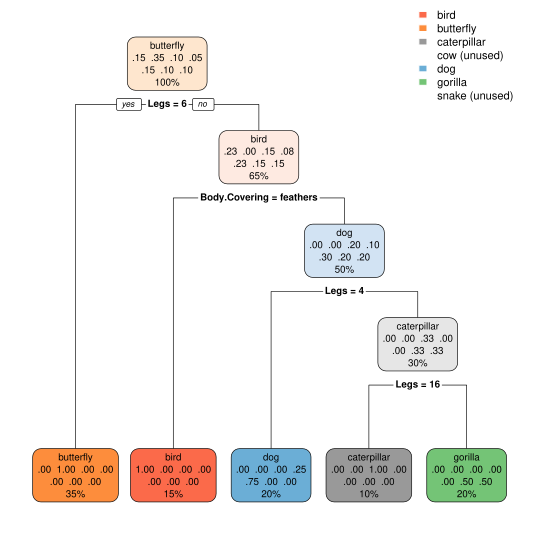

Recreate this plot in R.
#import dataset
animals_training <- read_csv("C:/Users/whitl/OneDrive/Desktop/DSCI508 Machine Learning/Week 5/animals-training.csv")
View(animals_training)

# Creating the data frame (data was having a rough time working when loaded ¯\_(ツ)_/¯ )
data <- data.frame(
  Legs = c(0, 0, 2, 2, 2, 2, 2, 4, 4, 4, 4, 6, 6, 6, 6, 6, 6, 6, 16, 16),
  Body.Covering = c(
    "scales", "scales", "feathers", "feathers", "feathers", "furry", "furry",
    "furry", "furry", "furry", "hide", "scales", "scales", "scales", "scales",
    "scales", "scales", "scales", "furry", "furry"
  ),
  Animal = c(
    "snake", "snake", "bird", "bird", "bird", "gorilla", "gorilla", "dog", "dog",
    "dog", "cow", "butterfly", "butterfly", "butterfly", "butterfly", "butterfly",
    "butterfly", "butterfly", "caterpillar", "caterpillar"
  )
)


# Split data into train and test
set.seed (85)
library(caret) 

index <- createDataPartition(y = data$Animal,
                             p = .7,
                             list = FALSE)

animals_training.train <- data[index,] 
animals_training.test <- data[-index,]

# Fit a decision tree

library(rpart)
library(rpart.plot)
set.seed(85)

# Convert columns to factors
data$Legs <- as.factor(data$Legs)
data$Body.Covering <- as.factor(data$Body.Covering)
data$Animal <- as.factor(data$Animal)

# Create the formula for the decision tree
target <- "Animal"
features <- c("Legs", "Body.Covering")
dtree.f <- as.formula(paste(target, paste(features, collapse = "+"), sep = "~"))

# Fit the decision tree using the rpart function
dtree <- rpart(dtree.f, data = data, method = "class",
               control = rpart.control(minsplit = 5, cp = 0.01, maxdepth = 5))

# Plot the decision tree
library(rpart.plot)
rpart.plot(dtree)

# Calculate entropy of a vector of class labels
calculate_entropy <- function(labels) {
  class_counts <- table(labels)
  total_samples <- length(labels)
  probabilities <- class_counts / total_samples
  
  # Handle cases where the probabilities are zero
  probabilities[is.nan(probabilities)] <- 0
  
  # Check if there is only one unique class
  if (length(unique(labels)) == 1) {
    entropy <- 0
  } else {
    entropy <- -sum(probabilities * log2(probabilities))
  }
  
  return(entropy)
}

# Calculate entropy for the "Animal" column
entropy_animal <- calculate_entropy(data$Animal)
print("Entropy of the 'Animal' column:")
print(entropy_animal)



# Calculate Gini impurity of a vector of class labels
calculate_gini_impurity <- function(labels) {
  class_counts <- table(labels)
  total_samples <- length(labels)
  probabilities <- class_counts / total_samples
  
  # Handle cases where the probabilities are zero
  probabilities[is.nan(probabilities)] <- 0
  
  gini_impurity <- 1 - sum(probabilities^2)
  return(gini_impurity)
}

# Calculate Gini impurity for the "Animal" column
gini_animal <- calculate_gini_impurity(data$Animal)
print("Gini Impurity of the 'Animal' column:")
print(gini_animal)

# It appears my code thinks legs=6 is the best split point, I know from the data in the modules that is not true.
# Had trouble trying to get the code to use all animals as well. I couldn't really calculate an entropy for my
# model but the Gini was 1 so that's good? Probably not. Didn't have time to calculate the Gini and entropy after
# the optimal split but that would have been tough with these lines of trouble.
